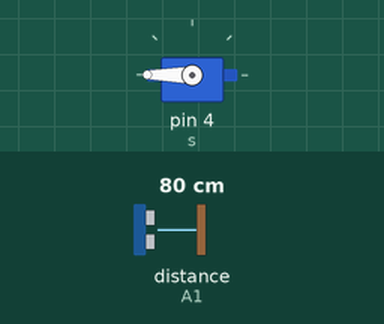
A sketch run on a simulated Arduino Uno, built with avr-gcc and run on an emulated ATmega328P. On the bench: servo. Wiring (inferred from the names in the program): ultrasonic range finder: trigger A0; echo A1. The test bench sets the inputs (shaded band); at power-on: distance to the obstacle (sensor on A1) 80 cm. The echo pulse lasts 58.3 µs per cm; what the sketch prints to the serial monitor is not drawn.

Above: at 1.3 s.
1.4 s: distance to the obstacle (sensor on A1) set to 176 cm
2.9 s: distance to the obstacle (sensor on A1) set to 184 cm
At 3.5 s:
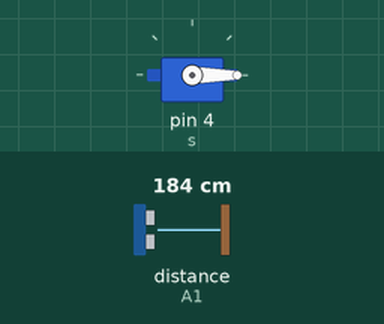
4.5 s: distance to the obstacle (sensor on A1) set to 2 cm
At 5.8 s:
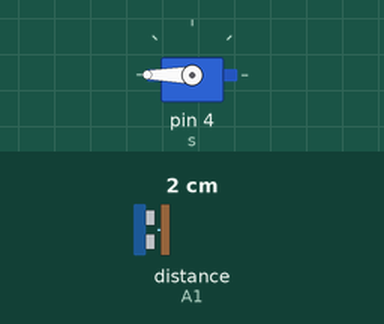
6.1 s: distance to the obstacle (sensor on A1) set to 250 cm
At 6.7 s:
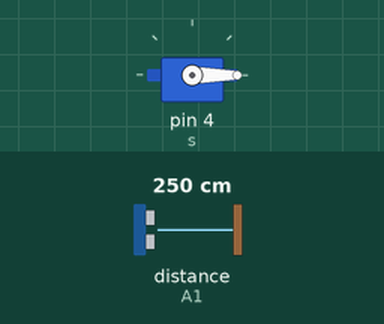
Timing chart, 0 to 8.6 s (numbered marks = the images above; inputs shaded):
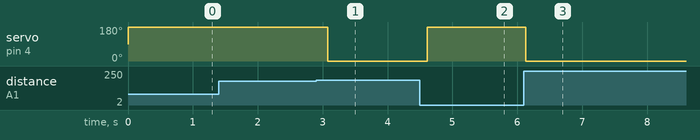

Measured:
- the behaviour switches between 181 and 182 cm on distance to the obstacle (sensor on A1) (found by bisection; images 0 and 1)
- after the input at 1.4 s, every drawn part: stays the same
- after the input at 2.9 s, servo on pin 4 (s): 180° → 0° after 0.18 s
- after the input at 4.5 s, servo on pin 4 (s): 0° → 180° after 0.11 s
- after the input at 6.1 s, servo on pin 4 (s): 180° → 0° at once

The sketch:

Rail-crossing_System.ino
```cpp
// Rail-cross System
#include <Servo.h>
Servo s;
int pos=0;

int T=A0, E=A1;  // T=TrigerPin E=EchoPin
float Distance, Duration;

void setup(){
  pinMode(T, OUTPUT);
  pinMode(E, INPUT);
  Serial.begin(9600);
  s.attach(4);
}

void loop() {
  digitalWrite(T, LOW);    delay(2);
  digitalWrite(T, HIGH);   delayMicroseconds(10);
  digitalWrite(T, LOW);
  Duration= pulseIn(E, HIGH);
  Distance= (Duration*0.034)/2;
  if(Distance<180){
    Serial.print("The Distance is = if");
  	s.write(180);
    delay(400);
  } else {
    s.write(0);
    delay(400);
    Serial.print("The Distance is = else");
  }
  Serial.print("The Distance is = ");
  Serial.print(Distance);
  Serial.print("cm\n");
  delay(100);
}
```
